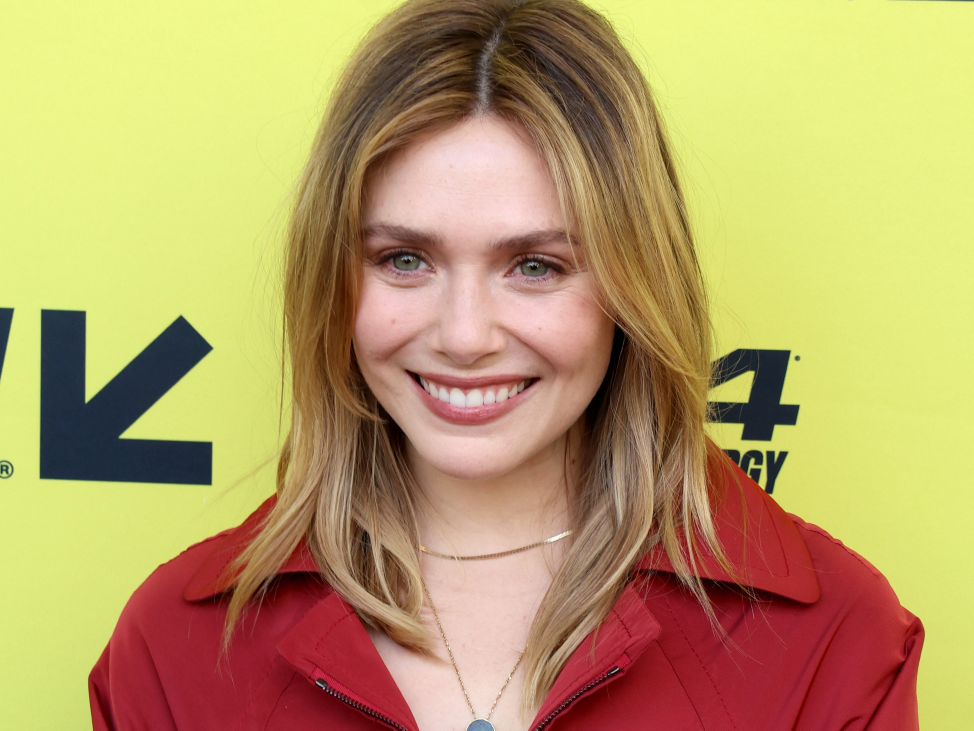
#> input picture test_images/elizabeth olsen 2023.jpg, 2921 x 2191 px (shown at 1/3 size)
$ jupyter execute --allow-errors MovieCelebClassifier.ipynb   (shell and % lines are left out)
#> lines starting #> are read from the running program, lines starting #| are printed output that depends on the picture; after the words box and inside, x2 and y2 are one past the last pixel; in counts of white or black regions, pixels touching at a corner belong together
[cell 1]
import numpy as np
import matplotlib
import cv2
from matplotlib import pyplot as plt

[cell 2]
import os
directory_path = "./model"

os.chdir(directory_path)

[cell 3]
img = cv2.imread('./test_images/elizabeth olsen 2023.jpg')
#> img is the input picture: shape (2191, 2921, 3); mean B, G, R 101.6, 158.5, 184.5
img.shape
#> Out = (2191, 2921, 3)

[cell 4]
plt.imshow(img)

[cell 5]
gray = cv2.cvtColor(img,cv2.COLOR_BGR2GRAY)
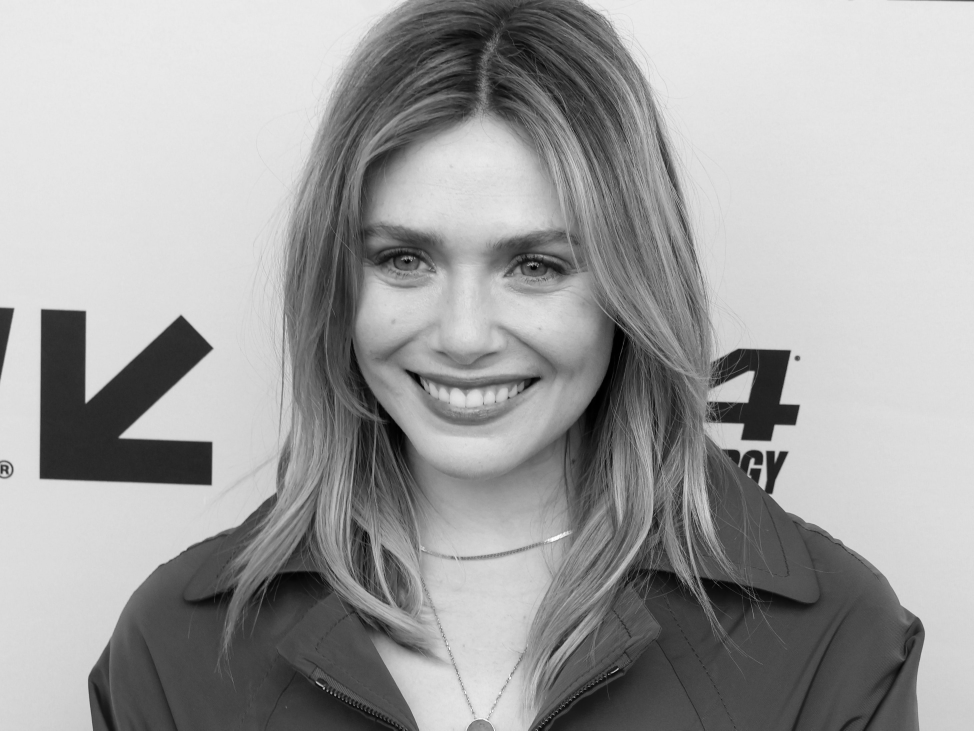
#> gray: shape (2191, 2921) (shown at 1/3 size); min 0, max 255, mean 159.8
gray.shape
#> Out = (2191, 2921)

[cell 6]
gray

[cell 7]
plt.imshow(gray, cmap='gray')

[cell 8]
face_cascade = cv2.CascadeClassifier(cv2.data.haarcascades + 'haarcascade_frontalface_default.xml')
eye_cascade = cv2.CascadeClassifier(cv2.data.haarcascades + 'haarcascade_eye.xml')
faces = face_cascade.detectMultiScale(gray, 1.3, 5)
#> faces = [[905, 406, 1003, 1003]]
faces
#> Out = [[905, 406, 1003, 1003]]

[cell 9]
(x,y,w,h) = faces[0]
#> x = 905; y = 406; w = 1003; h = 1003
x,y,w,h
#> Out = (905, 406, 1003, 1003)

[cell 10]
face_img = cv2.rectangle(img,(x,y),(x+w,y+h),(255,0,0),2)
plt.imshow(face_img)

[cell 11]
cv2.destroyAllWindows()
for (x,y,w,h) in faces:
    face_img = cv2.rectangle(img,(x,y),(x+w,y+h),(255,0,0),2)
    roi_gray = gray[y:y+h, x:x+w]
    roi_color = face_img[y:y+h, x:x+w]
    eyes = eye_cascade.detectMultiScale(roi_gray)
    for (ex,ey,ew,eh) in eyes:
        cv2.rectangle(roi_color,(ex,ey),(ex+ew,ey+eh),(0,255,0),2)
#> this loop made 1 pass
#> pass 1, `roi_gray = gray[y:y+h, x:x+w]`:
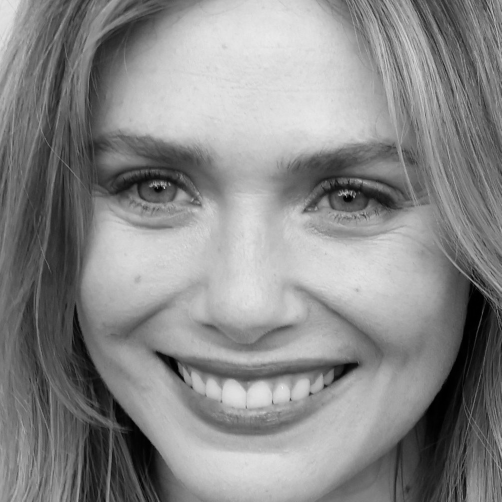
#> roi_gray: shape (1003, 1003) (shown at 1/2 size); min 0, max 250, mean 137.1
#> pass 1, `roi_color = face_img[y:y+h, x:x+w]`:
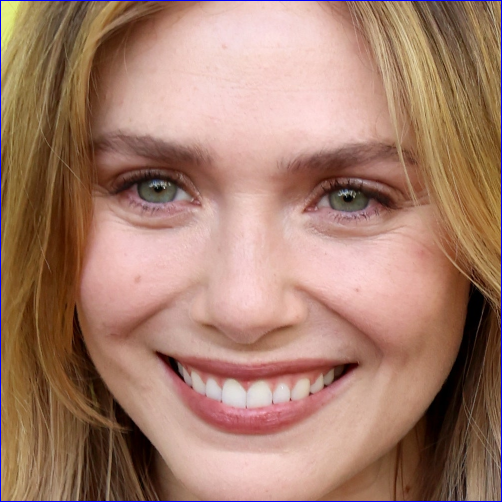
#> roi_color: shape (1003, 1003, 3) (shown at 1/2 size); mean B, G, R 108.9, 126.7, 166.1
#> after the loop:
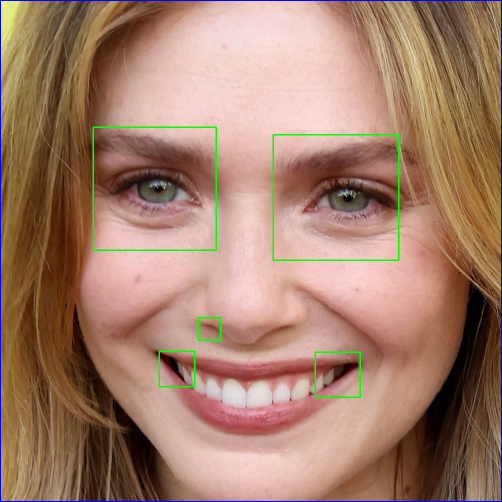
#> roi_color: shape (1003, 1003, 3) (shown at 1/2 size); 0.84% of pixels changed, all inside (x1, y1, x2, y2) = (185, 253, 799, 796)


plt.figure()
plt.imshow(face_img, cmap='gray')
plt.show()

[cell 12]
plt.imshow(roi_color, cmap='gray')

[cell 13]
cropped_img = np.array(roi_color)
cropped_img.shape
#> Out = (1003, 1003, 3)

[cell 14]
import pywt

def w2d(img, mode='haar', level=1):
#> called with mode = 'db1', level = 5
    imArray = img
    #Datatype conversions
    #convert to grayscale
    imArray = cv2.cvtColor( imArray,cv2.COLOR_RGB2GRAY )
    #convert to float
    imArray =  np.float32(imArray)
    imArray /= 255;
    # compute coefficients
    coeffs=pywt.wavedec2(imArray, mode, level=level)
#> coeffs = 6 items

    #Process Coefficients
    coeffs_H=list(coeffs)
#> coeffs_H = 6 items
    coeffs_H[0] *= 0;

    # reconstruction
    imArray_H=pywt.waverec2(coeffs_H, mode);
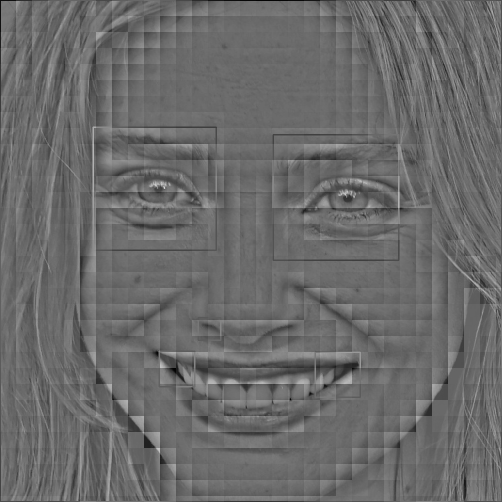
#> imArray_H: shape (1004, 1004) float32 (shown at 1/2 size); min -0.516, max 0.72, mean 0.000172; drawn with min black and max white
    imArray_H *= 255;
    imArray_H =  np.uint8(imArray_H)
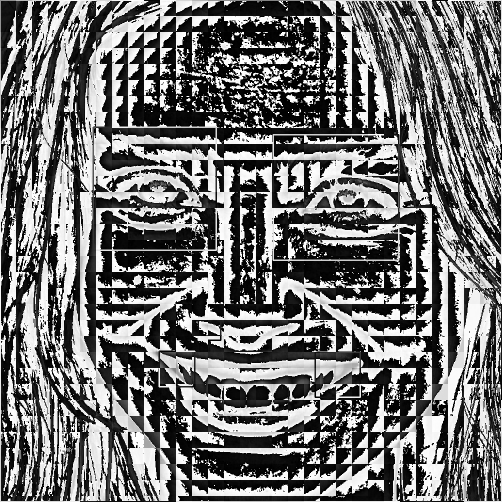
#> imArray_H: shape (1004, 1004) (shown at 1/2 size); min 0, max 255, mean 114.1

    return imArray_H

[cell 15]
im_har = w2d(cropped_img,'db1',5)
plt.imshow(im_har, cmap='gray')

[cell 16]
face_cascade = cv2.CascadeClassifier(cv2.data.haarcascades + "haarcascade_frontalface_default.xml")
eye_cascade = cv2.CascadeClassifier(cv2.data.haarcascades + "haarcascade_eye.xml")
def get_cropped_image_if_2_eyes(image_path):
#> called with image_path = './test_images/elizabeth olsen 2023.jpg'
    img = cv2.imread(image_path)
    if img is None:
        return None
    gray = cv2.cvtColor(img, cv2.COLOR_BGR2GRAY)
    faces = face_cascade.detectMultiScale(gray, 1.3, 5)
#> faces = [[905, 406, 1003, 1003]]
    for (x, y, w, h) in faces:
        roi_gray = gray[y:y+h, x:x+w]
        roi_color = img[y:y+h, x:x+w]
        eyes = eye_cascade.detectMultiScale(roi_gray)
        if len(eyes) >= 2:
            return roi_color
    return None

[cell 17]
original_image = cv2.imread('./test_images/elizabeth olsen 2023.jpg')
plt.imshow(original_image)

[cell 18]
cropped_image = get_cropped_image_if_2_eyes('./test_images/elizabeth olsen 2023.jpg')
plt.imshow(cropped_image)

[cell 19]
org_image_obstructed = cv2.imread('./test_images/123.jpg')
#> (the rest of this cell did not finish here and is left out)

[cell 20]
cropped_image_no_2_eyes = get_cropped_image_if_2_eyes('./test_images/1.jpg')
cropped_image_no_2_eyes

[cell 21]
path_to_data = "./dataset/"
path_to_cr_data = "./dataset/cropped/"

[cell 22]
import os
img_dirs = []
for entry in os.scandir(path_to_data):
    if entry.is_dir():
        img_dirs.append(entry.path)

[cell 23]
img_dirs

[cell 24]
import shutil
if os.path.exists(path_to_cr_data):
     shutil.rmtree(path_to_cr_data)
os.mkdir(path_to_cr_data)

[cell 25]
cropped_image_dirs = []
celebrity_file_names_dict = {}
for img_dir in img_dirs:
    count = 1
    celebrity_name = img_dir.split('/')[-1]
    celebrity_file_names_dict[celebrity_name] = []
    for entry in os.scandir(img_dir):
        roi_color = get_cropped_image_if_2_eyes(entry.path)
        if roi_color is not None:
            cropped_folder = path_to_cr_data + celebrity_name
            if not os.path.exists(cropped_folder):
                os.makedirs(cropped_folder)
                cropped_image_dirs.append(cropped_folder)
                print("Generating cropped images in folder: ",cropped_folder)
            cropped_file_name = celebrity_name + str(count) + ".png"
            cropped_file_path = cropped_folder + "/" + cropped_file_name
            cv2.imwrite(cropped_file_path, roi_color)
            celebrity_file_names_dict[celebrity_name].append(cropped_file_path)
            count += 1

[cell 26]
celebrity_file_names_dict = {}
for img_dir in cropped_image_dirs:
    celebrity_name = img_dir.split('/')[-1]
    file_list = []
    for entry in os.scandir(img_dir):
        file_list.append(entry.path)
    celebrity_file_names_dict[celebrity_name] = file_list
celebrity_file_names_dict

[cell 27]
class_dict = {}
count = 0
for celebrity_name in celebrity_file_names_dict.keys():
    class_dict[celebrity_name] = count
    count = count + 1
class_dict

$ run again, with test_images/Bryan_Cranston_Peabody_2014.jpg copied over test_images/elizabeth olsen 2023.jpg
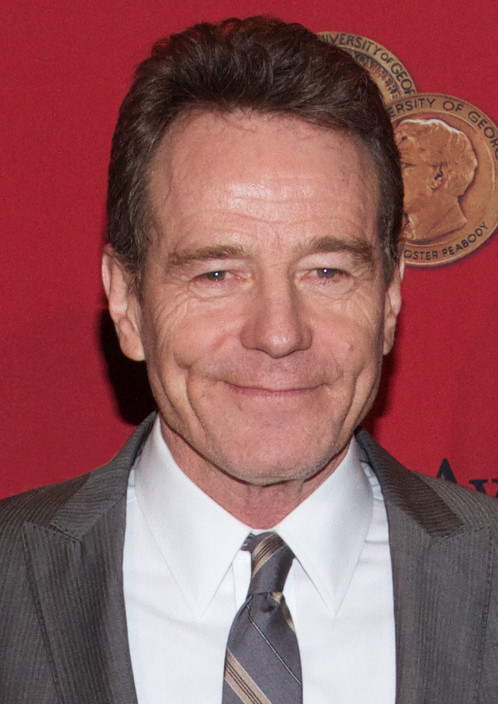
#> input picture test_images/Bryan_Cranston_Peabody_2014.jpg, 498 x 704 px
#> img is the input picture: shape (704, 498, 3); mean B, G, R 93.8, 92.9, 146.2
#> `faces = face_cascade.detectMultiScale(gray, 1.3, 5)`: faces = [[134, 163, 277, 277]]
#> `(x,y,w,h) = faces[0]`: x = 134; y = 163; w = 277
#> `x,y,w,h`: Out = (134, 163, 277, 277)
#> the loop `for (x,y,w,h) in faces:` made 1 pass
#> (x, y, w, h, eyes) on pass 1: (134, 163, 277, 277, [[64, 91, 43, 43], [162, 85, 56, 56]])
#> coeffs = 6 items
#> in w2d, `imArray_H =  np.uint8(imArray_H)`:
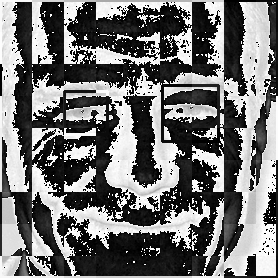
#> imArray_H: shape (278, 278); min 0, max 255, mean 112.9
#> in get_cropped_image_if_2_eyes, `faces = face_cascade.detectMultiScale(gray, 1.3, 5)`: faces = [[134, 163, 277, 277]]
#> the loop in get_cropped_image_if_2_eyes, `for (x, y, w, h) in faces:` made 1 pass
#> pass 1, in get_cropped_image_if_2_eyes, `roi_color = img[y:y+h, x:x+w]`:
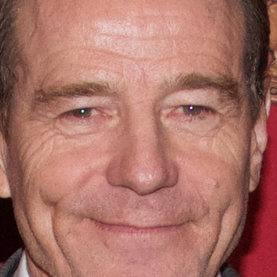
#> roi_color: shape (277, 277, 3); mean B, G, R 103.5, 113.8, 169.3

$ run again, with test_images/bryan-cranston.jpeg copied over test_images/elizabeth olsen 2023.jpg
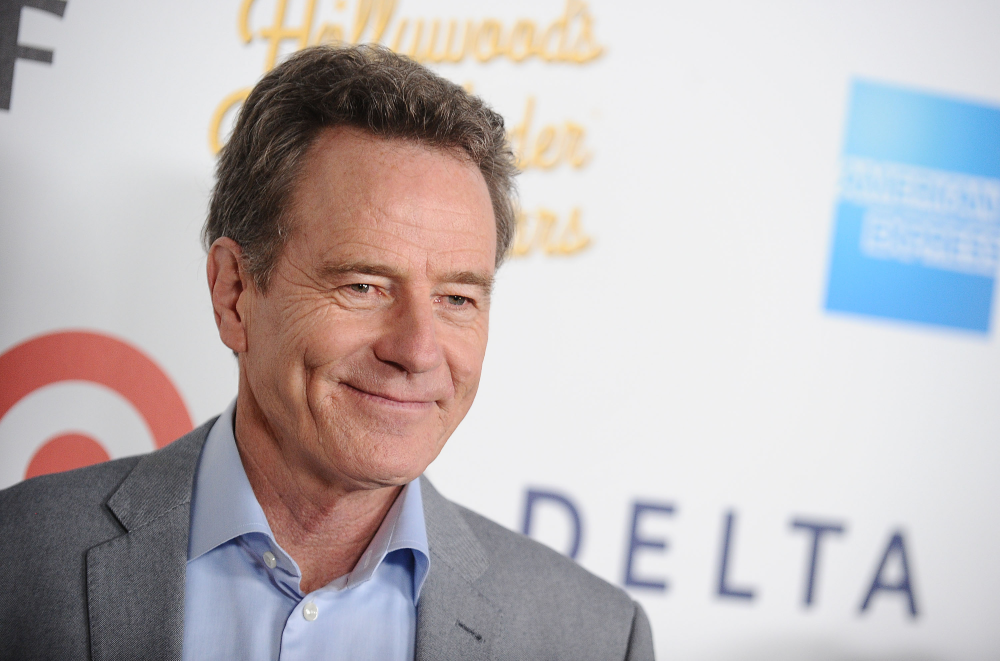
#> input picture test_images/bryan-cranston.jpeg, 3000 x 1982 px (shown at 1/3 size)
#> img is the input picture: shape (1982, 3000, 3); mean B, G, R 185, 183.3, 189.9
#> `faces = face_cascade.detectMultiScale(gray, 1.3, 5)`: faces = [[814, 542, 842, 842]]
#> `(x,y,w,h) = faces[0]`: x = 814; y = 542; w = 842
#> `x,y,w,h`: Out = (814, 542, 842, 842)
#> the loop `for (x,y,w,h) in faces:` made 1 pass
#> (x, y, w, h, eyes) on pass 1: (814, 542, 842, 842, [[476, 642, 48, 48], [477, 292, 141, 141]])
#> after the loop `for (x,y,w,h) in faces:`:
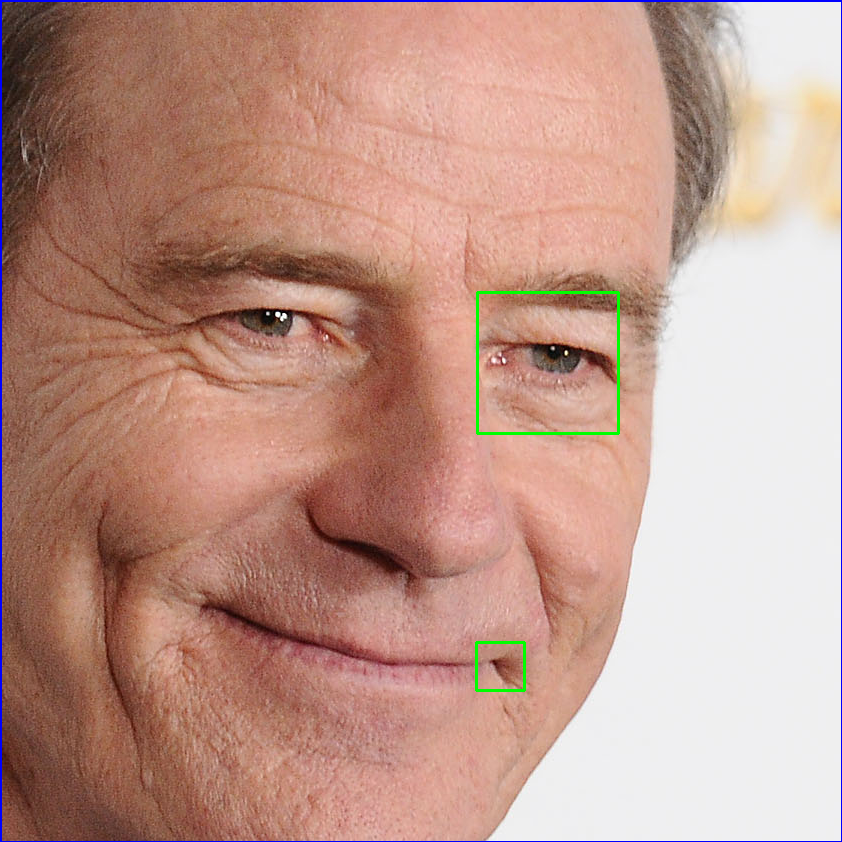
#> roi_color: shape (842, 842, 3); mean B, G, R 139.1, 151.7, 190.9
#> coeffs = 6 items
#> in w2d, `imArray_H =  np.uint8(imArray_H)`:
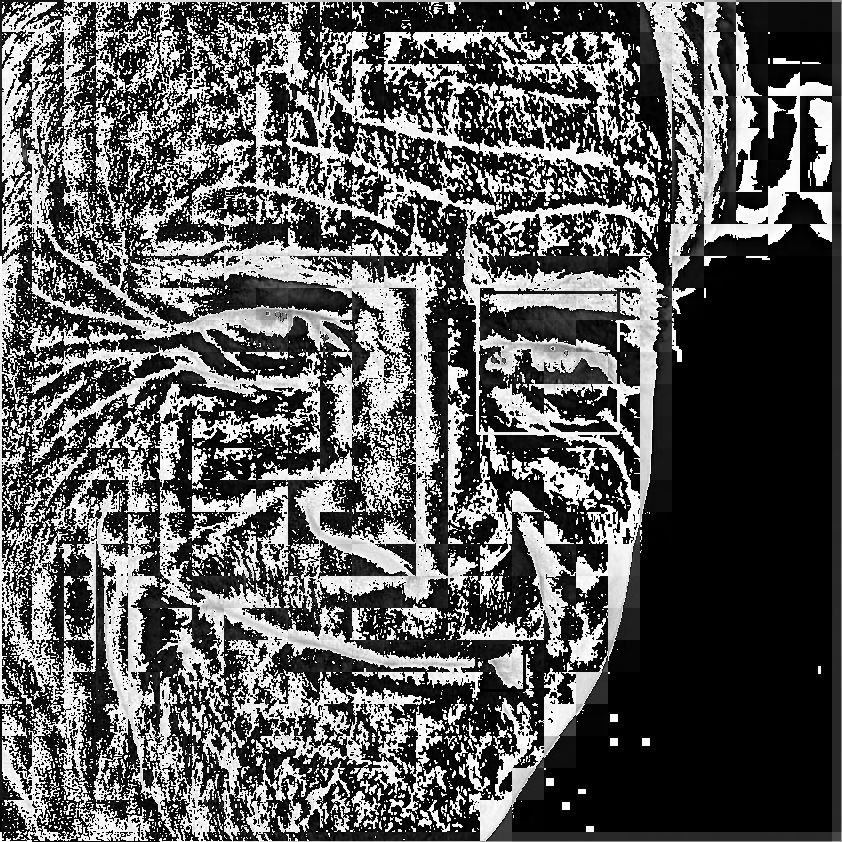
#> imArray_H: shape (842, 842); min 0, max 255, mean 91.7
#> in get_cropped_image_if_2_eyes, `faces = face_cascade.detectMultiScale(gray, 1.3, 5)`: faces = [[814, 542, 842, 842]]
#> the loop in get_cropped_image_if_2_eyes, `for (x, y, w, h) in faces:` made 1 pass
